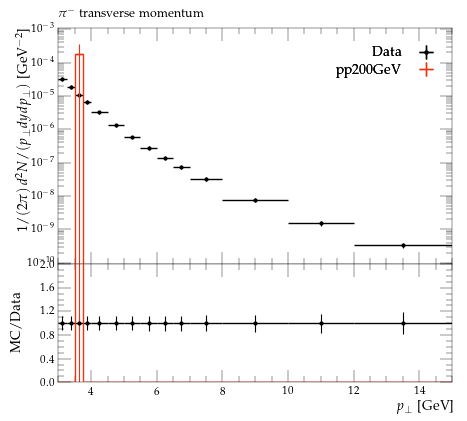

Recreate this plot in Python.
#! /usr/bin/env python3

# This Python script was auto-generated using YODA v2.1.0.
# Analysis object: /STAR_2012_I930463/d01-x01-y02
# Timestamp: 07-10-2025 (17:32:21)

import matplotlib as mpl
import matplotlib.pyplot as plt
mpl.use('Agg') # comment out for interactive use
import os
import numpy as np
from numpy import nan, inf

plotDir = os.path.split(os.path.realpath(__file__))[0]
if 'YODA_USER_PLOT_PATH' in globals():
    plot_outdir = globals()['YODA_USER_PLOT_PATH']
else:
    plot_outdir = plotDir

#plot style
plt.style.use(os.path.join(plotDir, '../default.mplstyle'))
# plot metadata
figW, figH = plt.rcParams['figure.figsize']
ax_xLabel = r'$p_\perp$ [GeV]'
ax_yLabel = r'$1/(2\pi) \, d^2N/(p_\perp dy dp_\perp)$ [GeV$^{-2}$]'
ax_title  = r'$\pi^-$ transverse momentum'
ax_xScale = 'linear'
ax_yScale = 'log'
xLims = (3.0, 15.0)
yLims = (9e-11, 0.0011)

# TeX-friendly labels for the legend
labels = {
    'legend' : ([ r"Data", r"pp200GeV" ], r""),
}

# Adjust canvas width and height
canvasW = 10.0
canvasH = 9.0
figW *= canvasW/10.
figH *= canvasH/9.

# Create figure and axis objects
fig, (ax, ratio0_ax) = plt.subplots(2, 1, sharex=True,
                  figsize=(figW,figH), gridspec_kw={'height_ratios': (6.0, 3.0)})

# Set figure margins
plt.subplots_adjust(
    left   = 1.0 * plt.rcParams['figure.subplot.left'],
    right  = 1.0 * plt.rcParams['figure.subplot.right'],
    top    = 1.0 * plt.rcParams['figure.subplot.top'],
    bottom = 1.0 * plt.rcParams['figure.subplot.bottom'])

ratio0_ax.yaxis.set_major_locator(mpl.ticker.MultipleLocator(0.4))
ratio0_ax.set_ylim(0.0, 2.0)
ratio0_ax.set_ylabel('MC/Data')

# the numerical data is stored in a separate file
dataf = dict()
prefix = os.path.split(__file__)[0]
if prefix:    prefix = prefix + '/'
exec(open(prefix+'d01-x01-y02__data.py').read(), dataf)


legend_handles = dict() # keep track of handles for the legend

# style options for curves
# starts at zorder>=5 to draw curve on top of legend
styles = {
  'Data': {
    'color' : 'black',
    'linestyle' : '-',
    'linewidth' : 1,
    'marker' : 'o',
    'markersize' : 2,
    'capsize' : 0.0,
    'zorder' : 5,
    'histstyle' : 0,
    'drawstyle' : 'steps-pre',
    'xerrorbars' : 1,
    'yerrorbars' : 1,
    'fillcolor' : None,
    'fillopacity' : 1.0,
    'ratio0_linestyle' : '-',
    'ratio0_linewidth' : 1,
    'ratio0_marker' : 'o',
    'ratio0_markersize' : 2,
    'ratio0_capsize' : 0.0,
    'ratio0_zorder' : 5,
    'ratio0_histstyle' : 0,
    'ratio0_drawstyle' : 'steps-pre',
    'ratio0_xerrorbars' : 1,
    'ratio0_yerrorbars' : 1,
  },
  'pp200GeV.yoda': {
    'color' : '#EE3311',
    'linestyle' : '-',
    'linewidth' : 1,
    'marker' : 'none',
    'markersize' : 2,
    'capsize' : 0.0,
    'zorder' : 6,
    'histstyle' : 1,
    'drawstyle' : 'steps-pre',
    'xerrorbars' : 1,
    'yerrorbars' : 1,
    'fillcolor' : None,
    'fillopacity' : 1.0,
    'ratio0_linestyle' : '-',
    'ratio0_linewidth' : 1,
    'ratio0_marker' : 'none',
    'ratio0_markersize' : 2,
    'ratio0_capsize' : 0.0,
    'ratio0_zorder' : 6,
    'ratio0_histstyle' : 1,
    'ratio0_drawstyle' : 'steps-pre',
    'ratio0_xerrorbars' : 1,
    'ratio0_yerrorbars' : 1,
  },
}

# curve from input yoda files in main panel
for label, yvals in dataf['yvals'].items():
    if all(np.isnan(v) for v in dataf['yvals'][label]):
        continue
    tmp = None
    if styles[label]['histstyle']: # draw as histogram
        xpos = dataf['xedges'][label] if styles[label]['drawstyle'] else dataf['xpoints'][label]
        ypos = np.insert(yvals, 0, yvals[0]) if styles[label]['drawstyle'] else yvals
        if styles[label]['fillcolor']: # fill area below curve
            ax.fill_between(xpos, ypos, step='pre',
                            color=styles[label]['fillcolor'],
                            alpha=styles[label]['fillopacity'])
        tmp, = ax.plot(xpos, ypos,
                       color=styles[label]['color'],
                       linestyle=styles[label]['linestyle'],
                       linewidth=styles[label]['linewidth'],
                       drawstyle=styles[label]['drawstyle'], solid_joinstyle='miter',
                       zorder=styles[label]['zorder'], label=label)
    tmp = ax.errorbar(dataf['xpoints'][label], yvals,
                      xerr=np.array(dataf['xerrs'][label])*styles[label]['xerrorbars'],
                      yerr=np.array(dataf['yerrs'][label])*styles[label]['yerrorbars'],
                      fmt=styles[label]['marker'], capsize=styles[label]['capsize'],
                      markersize=styles[label]['markersize'],
                      ecolor=styles[label]['color'],
                      color=styles[label]['color'], zorder=styles[label]['zorder'])
    tmp[-1][0].set_linestyle(styles[label]['linestyle'])
    tmp[-1][0].set_linewidth(styles[label]['linewidth'])
    if label in dataf['add_legend_handle']:  legend_handles[label] = tmp
    for varLabel in dataf['variation_yvals'].keys():
        if varLabel.startswith(label):
            tmp, = ax.plot(dataf['xedges'][label], dataf['variation_yvals'][varLabel],
                           color=styles[label]['color'],
                           linestyle=styles[label]['linestyle'],
                           linewidth=styles[label]['linewidth'],
                           drawstyle='steps-pre', solid_joinstyle='miter',
                           zorder=styles[label]['zorder'], alpha=0.5)


# plots on ratio panel
# curve from input yoda files in ratio panel
for label, yvals in dataf['ratio0_yvals'].items():
    if all(np.isnan(v) for v in yvals):
        continue
    if styles[label]['ratio0_histstyle']: # plot as histogram
        xpos = dataf['xedges']['Data'] if styles[label]['ratio0_drawstyle'] else dataf['xpoints']['Data']
        ypos = np.insert(yvals, 0, yvals[0]) if styles[label]['ratio0_drawstyle'] else yvals
        ratio0_ax.plot(xpos, ypos,
                       color=styles[label]['color'],
                       linewidth=styles[label]['linewidth'],
                       linestyle=styles[label]['ratio0_linestyle'],
                       drawstyle=styles[label]['ratio0_drawstyle'], zorder=styles[label]['zorder'],
                       solid_joinstyle='miter')
    tmp = ratio0_ax.errorbar(dataf['xpoints']['Data'], yvals,
                             xerr=np.array(dataf['ref_xerrs'])*styles[label]['ratio0_xerrorbars'],
                             yerr=np.array(dataf['ratio0_yerrs'][label])*styles[label]['ratio0_yerrorbars'],
                             fmt=styles[label]['ratio0_marker'], capsize=styles[label]['ratio0_capsize'],
                             markersize=styles[label]['ratio0_markersize'],
                             ecolor=styles[label]['color'],
                             color=styles[label]['color'])
    tmp[-1][0].set_linestyle(styles[label]['ratio0_linestyle'])
    tmp[-1][0].set_linewidth(styles[label]['ratio0_linewidth'])

    for varlabel in dataf['ratio0_variation_vals'].keys():
        if varlabel.startswith(label):
            ratio0_ax.plot(dataf['xedges']['Data'],
                            dataf['ratio0_variation_vals'][varlabel],
                            color=styles[label]['color'],
                            linestyle=styles[label]['linestyle'],
                            linewidth=styles[label]['linewidth'],
                            drawstyle='steps-pre', solid_joinstyle='miter',
                            zorder=1, alpha=0.5)

legend_items = list(legend_handles.values())
ax.add_artist(ax.legend(legend_items,
                        labels['legend'][0],
                        title=labels['legend'][1],
                        alignment='right',
                        loc='upper right',
                        bbox_to_anchor=(1.0, 0.97),markerfirst=False))

# set plot metadata as defined above
ratio0_ax.set_xlabel(ax_xLabel)
ratio0_ax.xaxis.set_label_coords(1., -0.15)
ax.set_ylabel(ax_yLabel, ha='right', va='top')
ax.yaxis.set_label_coords(-0.11, 1.0)
ax.set_title(ax_title, loc='left')
ax.set_xscale(ax_xScale)
ax.set_yscale(ax_yScale)
ax.set_xlim(xLims)
ax.set_ylim(yLims)

# tick formatting
plt.rcParams['xtick.top'] = True
plt.rcParams['ytick.right'] = True
ax.yaxis.set_major_locator(mpl.ticker.LogLocator(base=10.0, numticks=np.inf))
ax.yaxis.set_minor_locator(mpl.ticker.LogLocator(
                           base=10.0, subs=np.arange(0.1, 1, 0.1), numticks=np.inf))
fig.align_ylabels((ax, ratio0_ax))
plt.savefig(os.path.join(plot_outdir, 'd01-x01-y02.pdf'), format='PDF')
plt.savefig(os.path.join(plot_outdir, 'd01-x01-y02.png'), format='PNG')

plt.close(fig)
